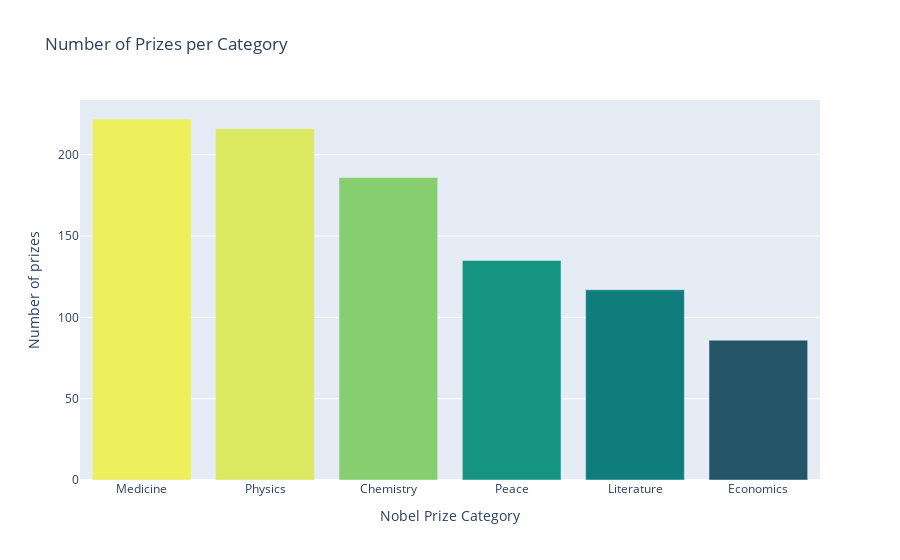

The notebook cell saved with this chart:
### Code cell
awards_count_by_category = df_data.category.value_counts()
fig = px.bar(x=awards_count_by_category.index,
             y=awards_count_by_category.values, 
             labels={"x": "Nobel Prize Category", "y": "Number of prizes"},
             color=awards_count_by_category.values,
             title="Number of Prizes per Category", color_continuous_scale="Aggrnyl")
fig.update_layout(coloraxis_showscale=False)
fig.show()

### Figure 1 — Plotly figure (JSON) as saved in the notebook; plotly's stock layout.template omitted (floating-point values rounded to 4 significant figures)
{"data": [{"alignmentgroup": "True", "hovertemplate": "Nobel Prize Category=%{x}<br>Number of prizes=%{y}<br>color=%{marker.color}<extra></extra>", "legendgroup": "", "marker": {"color": [222, 216, 186, 135, 117, 86], "coloraxis": "coloraxis", "pattern": {"shape": ""}}, "name": "", "offsetgroup": "", "orientation": "v", "showlegend": false, "textposition": "auto", "type": "bar", "x": ["Medicine", "Physics", "Chemistry", "Peace", "Literature", "Economics"], "xaxis": "x", "y": [222, 216, 186, 135, 117, 86], "yaxis": "y"}], "layout": {"barmode": "relative", "coloraxis": {"colorbar": {"title": {"text": "color"}}, "colorscale": [[0, "rgb(36, 86, 104)"], [0.1667, "rgb(15, 114, 121)"], [0.3333, "rgb(13, 143, 129)"], [0.5, "rgb(57, 171, 126)"], [0.6667, "rgb(110, 197, 116)"], [0.8333, "rgb(169, 220, 103)"], [1, "rgb(237, 239, 93)"]], "showscale": false}, "legend": {"tracegroupgap": 0}, "title": {"text": "Number of Prizes per Category"}, "xaxis": {"anchor": "y", "domain": [0, 1], "title": {"text": "Nobel Prize Category"}}, "yaxis": {"anchor": "x", "domain": [0, 1], "title": {"text": "Number of prizes"}}}}
